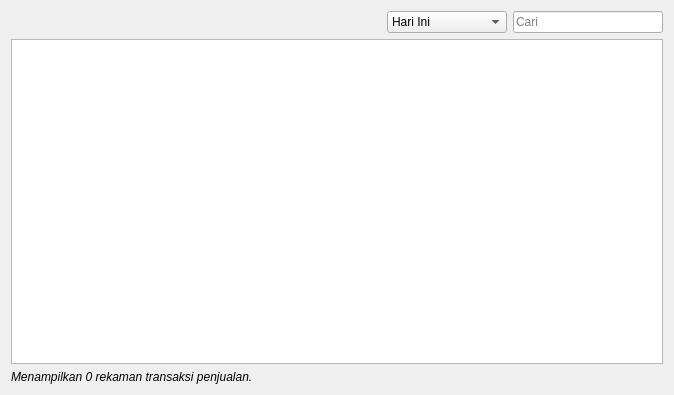
<?xml version="1.0" encoding="UTF-8"?>
<ui version="4.0">
 <class>SalesOrderManager</class>
 <widget class="QWidget" name="SalesOrderManager">
  <property name="geometry">
   <rect>
    <x>0</x>
    <y>0</y>
    <width>674</width>
    <height>395</height>
   </rect>
  </property>
  <property name="windowTitle">
   <string>Form</string>
  </property>
  <layout class="QVBoxLayout" name="verticalLayout">
   <item>
    <layout class="QHBoxLayout" name="toolBarLayout">
     <property name="spacing">
      <number>6</number>
     </property>
     <item>
      <spacer name="horizontalSpacer">
       <property name="orientation">
        <enum>Qt::Horizontal</enum>
       </property>
       <property name="sizeHint" stdset="0">
        <size>
         <width>40</width>
         <height>20</height>
        </size>
       </property>
      </spacer>
     </item>
     <item>
      <widget class="QComboBox" name="dateComboBox">
       <item>
        <property name="text">
         <string>Hari Ini</string>
        </property>
       </item>
       <item>
        <property name="text">
         <string>Kemarin</string>
        </property>
       </item>
       <item>
        <property name="text">
         <string>7 hari terakhir</string>
        </property>
       </item>
       <item>
        <property name="text">
         <string>30 hari terakhir</string>
        </property>
       </item>
       <item>
        <property name="text">
         <string>Bulan ini</string>
        </property>
       </item>
       <item>
        <property name="text">
         <string>Semua transaksi</string>
        </property>
       </item>
      </widget>
     </item>
     <item>
      <widget class="QLineEdit" name="searchEdit">
       <property name="maximumSize">
        <size>
         <width>150</width>
         <height>16777215</height>
        </size>
       </property>
       <property name="placeholderText">
        <string>Cari</string>
       </property>
       <property name="clearButtonEnabled">
        <bool>true</bool>
       </property>
      </widget>
     </item>
    </layout>
   </item>
   <item>
    <widget class="TableView" name="view">
     <property name="alternatingRowColors">
      <bool>true</bool>
     </property>
     <property name="selectionMode">
      <enum>QAbstractItemView::SingleSelection</enum>
     </property>
     <property name="selectionBehavior">
      <enum>QAbstractItemView::SelectRows</enum>
     </property>
     <property name="cornerButtonEnabled">
      <bool>false</bool>
     </property>
     <attribute name="horizontalHeaderMinimumSectionSize">
      <number>50</number>
     </attribute>
     <attribute name="horizontalHeaderHighlightSections">
      <bool>false</bool>
     </attribute>
     <attribute name="verticalHeaderMinimumSectionSize">
      <number>30</number>
     </attribute>
     <attribute name="verticalHeaderDefaultSectionSize">
      <number>30</number>
     </attribute>
     <attribute name="verticalHeaderHighlightSections">
      <bool>false</bool>
     </attribute>
    </widget>
   </item>
   <item>
    <widget class="QLabel" name="infoLabel">
     <property name="font">
      <font>
       <italic>true</italic>
      </font>
     </property>
     <property name="text">
      <string>Menampilkan 0 rekaman transaksi penjualan.</string>
     </property>
    </widget>
   </item>
  </layout>
 </widget>
 <customwidgets>
  <customwidget>
   <class>TableView</class>
   <extends>QTableView</extends>
   <header>libs/widgets/tableview.h</header>
  </customwidget>
 </customwidgets>
 <resources/>
 <connections/>
</ui>
